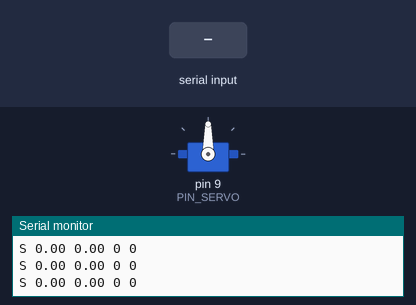
Simulated run of this sketch. Board: Arduino Uno, built with avr-gcc and run on an emulated ATmega328P. Parts: servo, the last lines printed to the serial monitor. The inputs (shaded band) are chosen by the test bench.

Above: at 2.7 s.
2.8 s: "P90\n" received over Serial
At 4.3 s:
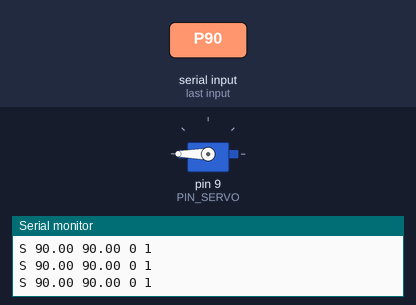
5.1 s: "P 45\n" received over Serial
At 6.8 s:
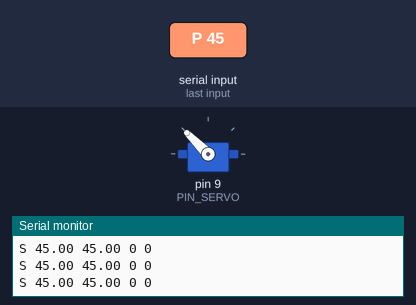
7.1 s: "Z90\n" received over Serial
At 8.0 s:
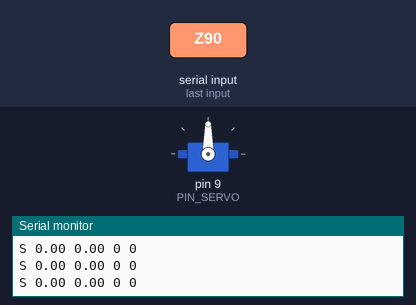
Timing chart, 0 to 9.6 s (numbered marks = the images above; inputs shaded):
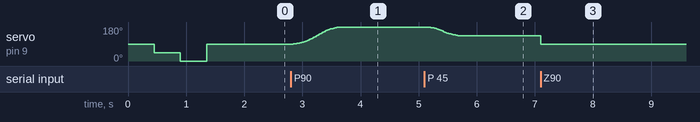

The sketch:

servo_tracker.ino
```cpp
/*
 * servo_tracker.ino - Seguimiento de rostro: eje pan con servo SG90
 *
 * El PC (Python + MediaPipe) hace la vision y manda la consigna en grados
 * dentro del rango logico [-90, +90]. Este sketch la convierte al rango
 * fisico del servo (0..180) y la aplica con un perfil suave (rampa con
 * aceleracion) para que la mira no de tirones.
 *
 * Protocolo serie (115200, una linea por comando, terminada en \n):
 *   P <grados>        consigna absoluta (-90..+90)
 *   Z                 poner el cero en la posicion actual
 *   L <min> <max>     limites suaves (grados logicos)
 *   S <vel> <acel>    velocidad maxima (grados/s) y aceleracion (grados/s^2)
 *   H                 mantener posicion (frena)
 *   X                 soltar el servo (detach)
 *   ?                 pedir estado
 *
 * Respuestas:
 *   R servo_tracker 1.3
 *   S <pos> <obj> <moviendo> <limite>      cada 50 ms
 *
 * Cableado (SG90):
 *   Naranja (senal) -> D9
 *   Rojo   (+)      -> fuente externa 5 V (NO del Arduino)
 *   Marron (GND)    -> GND Arduino y GND de la fuente (GND comun)
 *
 * Requiere la libreria "Servo" (Gestor de librerias del IDE).
 */

#include <Servo.h>

// ------------------------------------------------------------------- pines
const uint8_t PIN_SERVO = 9;

// Anchura de pulso del SG90. 500..2400 us aprovecha todo el recorrido; si el
// servo zumba o se calienta en los extremos, sube a 600..2300.
const int PULSE_MIN_US = 500;
const int PULSE_MAX_US = 2400;

// Angulo fisico del servo que corresponde al 0 logico
const float SERVO_CENTER = 90.0;

// --------------------------------------------------------------- ajustes
float maxRateDeg = 180.0;   // grados/s (movimiento vivo pero suave)
float accelDeg = 450.0;     // grados/s^2

float minDeg = -90.0;
float maxDeg = 90.0;
float targetDeg = 0.0;
float posDeg = 0.0;
float velDeg = 0.0;

const unsigned long WATCHDOG_MS = 1200;  // sin comandos -> frenar
const unsigned long STATUS_MS = 50;      // reporte de estado
const unsigned long STEP_MS = 5;         // periodo del perfil

unsigned long lastCmdMs = 0;
unsigned long lastStatusMs = 0;
unsigned long lastStepMs = 0;
bool stale = false;
bool attached = false;

// Auto-test de arranque (no bloqueante: la telemetria sigue saliendo)
bool booting = true;
uint8_t bootStep = 0;
unsigned long bootMs = 0;
const unsigned long BOOT_STEP_MS = 450;

Servo servo;

char buf[32];
uint8_t bufLen = 0;

// -------------------------------------------------------------- utilidades
void servoApply() {
  float angle = SERVO_CENTER + posDeg;
  if (angle < 0.0) angle = 0.0;
  if (angle > 180.0) angle = 180.0;
  if (attached) servo.write((int)(angle + 0.5));
}

void attachServo() {
  if (!attached) {
    servo.attach(PIN_SERVO, PULSE_MIN_US, PULSE_MAX_US);
    attached = true;
  }
}

void setTargetDeg(float deg) {
  if (deg < minDeg) deg = minDeg;
  if (deg > maxDeg) deg = maxDeg;
  targetDeg = deg;
  attachServo();
}

// Perfil trapezoidal: acelera, corre a maxRateDeg y frena al acercarse.
void stepProfile(float dt) {
  if (stale) {
    // Frenado suave sin cambiar de objetivo
    float dv = accelDeg * dt;
    if (velDeg > 0) {
      velDeg = (velDeg <= dv) ? 0.0 : velDeg - dv;
    } else if (velDeg < 0) {
      velDeg = (-velDeg <= dv) ? 0.0 : velDeg + dv;
    }
    posDeg += velDeg * dt;
  } else {
    float err = targetDeg - posDeg;
    if (fabs(err) < 0.05 && fabs(velDeg) < 1.0) {
      posDeg = targetDeg;
      velDeg = 0.0;
    } else {
      float desired = sqrtf(2.0 * accelDeg * fabs(err));
      if (desired > maxRateDeg) desired = maxRateDeg;
      if (err < 0) desired = -desired;

      float dv = accelDeg * dt;
      float delta = desired - velDeg;
      if (delta > dv) delta = dv;
      if (delta < -dv) delta = -dv;
      velDeg += delta;
      posDeg += velDeg * dt;
    }
  }

  // Limites mecanicos del rango logico
  if (posDeg <= minDeg) {
    posDeg = minDeg;
    if (velDeg < 0) velDeg = 0;
  } else if (posDeg >= maxDeg) {
    posDeg = maxDeg;
    if (velDeg > 0) velDeg = 0;
  }

  servoApply();
}

// Barrido de arranque 90 -> 45 -> 135 -> 90 sin usar delay(): asi el puerto
// serie sigue respondiendo y el PC no cree que la placa esta muda.
void bootSweep(unsigned long now) {
  static const int8_t seq[4] = {90, 45, 135, 90};

  if (now - bootMs < BOOT_STEP_MS) return;
  bootMs = now;
  bootStep++;

  if (bootStep < 4) {
    servo.write(seq[bootStep]);
    posDeg = (float)seq[bootStep] - SERVO_CENTER;
    targetDeg = posDeg;
  } else {
    booting = false;
    posDeg = 0.0;
    targetDeg = 0.0;
    velDeg = 0.0;
    servoApply();
    lastCmdMs = now;
    lastStepMs = now;
  }
}

void reportStatus() {
  Serial.print(F("S "));
  Serial.print(posDeg, 2);
  Serial.print(' ');
  Serial.print(targetDeg, 2);
  Serial.print(' ');
  Serial.print(fabs(targetDeg - posDeg) > 0.3 ? 1 : 0);
  Serial.print(' ');
  Serial.println((posDeg <= minDeg + 0.01 || posDeg >= maxDeg - 0.01) ? 1 : 0);
}

void handleLine(char *line) {
  while (*line == ' ') line++;
  if (*line == 0) return;

  char cmd = toupper((unsigned char)line[0]);
  char *arg = line + 1;
  while (*arg == ' ' || *arg == ',') arg++;

  switch (cmd) {
    case 'P':
      if (*arg) setTargetDeg(atof(arg));
      break;

    case 'Z':
      posDeg = 0.0;
      targetDeg = 0.0;
      velDeg = 0.0;
      attachServo();
      servoApply();
      break;

    case 'L': {
      float a = atof(arg);
      char *sep = strpbrk(arg, " ,");
      if (sep) {
        float b = atof(sep + 1);
        if (b > a) {
          minDeg = a;
          maxDeg = b;
          setTargetDeg(targetDeg);
        }
      }
      break;
    }

    case 'S': {
      float rate = atof(arg);
      char *sep = strpbrk(arg, " ,");
      if (rate > 0) maxRateDeg = rate;
      if (sep) {
        float ac = atof(sep + 1);
        if (ac > 0) accelDeg = ac;
      }
      break;
    }

    case 'H':
      targetDeg = posDeg;
      velDeg = 0.0;
      stale = false;
      break;

    case 'X':
      servo.detach();
      attached = false;
      targetDeg = posDeg;
      velDeg = 0.0;
      break;

    case '?':
      reportStatus();
      break;

    default:
      Serial.print(F("E comando desconocido: "));
      Serial.println(cmd);
      break;
  }

  lastCmdMs = millis();
  stale = false;
}

// ------------------------------------------------------------------ setup
void setup() {
  Serial.begin(115200);

  // Adjuntar el servo SIEMPRE al arrancar. Sin esto no se emite ningun pulso
  // y el servo no se mueve (Servo::write no hace nada si no esta attached).
  servo.attach(PIN_SERVO, PULSE_MIN_US, PULSE_MAX_US);
  attached = true;

  // Banner ANTES del auto-test: asi el PC sabe que el firmware correcto esta
  // cargado aunque el barrido de arranque siga en marcha.
  Serial.println(F("R servo_tracker 1.3"));
  Serial.flush();

  // Auto-test de arranque: 90 -> 45 -> 135 -> 90 (una vez, no bloqueante).
  // Sirve para comprobar de un vistazo que el servo tiene alimentacion y
  // que el sketch cargado es este y no otro.
  booting = true;
  bootStep = 0;
  bootMs = millis();
  servo.write(90);

  posDeg = 0.0;
  targetDeg = 0.0;
  velDeg = 0.0;

  lastCmdMs = millis();
  lastStepMs = millis();
  lastStatusMs = millis();
}

// ------------------------------------------------------------------- loop
void loop() {
  unsigned long now = millis();

  // Comandos serie (no bloqueante). Se atienden tambien durante el arranque:
  // la consigna queda guardada y se aplica al terminar el barrido.
  while (Serial.available() > 0) {
    char ch = (char)Serial.read();
    if (ch == '\n' || ch == '\r') {
      if (bufLen > 0) {
        buf[bufLen] = 0;
        handleLine(buf);
        bufLen = 0;
      }
    } else if (bufLen < sizeof(buf) - 1) {
      buf[bufLen++] = ch;
    } else {
      bufLen = 0;  // linea demasiado larga: descartar
    }
  }

  if (booting) {
    bootSweep(now);
  } else {
    // Watchdog: si el PC deja de hablar, frenar suavemente
    if (now - lastCmdMs > WATCHDOG_MS) {
      stale = true;
    }

    // Perfil de movimiento
    if (now - lastStepMs >= STEP_MS) {
      float dt = (now - lastStepMs) / 1000.0;
      lastStepMs = now;
      stepProfile(dt);
    }
  }

  // Reporte de estado (tambien durante el barrido de arranque)
  if (now - lastStatusMs >= STATUS_MS) {
    lastStatusMs = now;
    reportStatus();
  }
}
```

Measured:
- after the input at 2.8 s, servo on pin 9 (PIN_SERVO): moves from 90° to 180° over 0.79 s, starting after 0.05 s
- after the input at 5.1 s, servo on pin 9 (PIN_SERVO): moves from 180° to 135° over 0.53 s, starting at once
- after the input at 7.1 s, servo on pin 9 (PIN_SERVO): 135° → 90° at once
